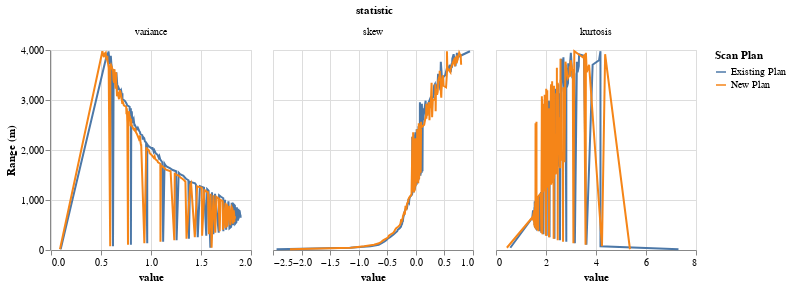

This figure's notebook cell:
### Code cell
alt.Chart(statistics_df).mark_line().encode(
    alt.X('value:Q', sort='-y'),
    alt.Y('range:Q', title='Range (m)'),
    alt.Color('Scan Plan:N')
).properties(
   width=200,
   height=200 
).facet(
    alt.Column(
        'statistic:N',
        sort=['variance', 'skew', 'variance']
    )
).resolve_scale(
    x='independent'
)

### Figure 1 — Vega-Lite specification as saved in the notebook (floating-point values rounded to 4 significant figures; data arrays with more than 128 entries replaced by an {"elided": "..."} marker saying what was removed)
{"config": {"view": {"continuousWidth": 400, "continuousHeight": 300}}, "data": {"name": "data-7ffa477248eb955dad6695a2f89a0798"}, "facet": {"field": "statistic", "sort": ["variance", "skew", "variance"], "type": "nominal"}, "spec": {"mark": "line", "encoding": {"color": {"field": "Scan Plan", "type": "nominal"}, "x": {"field": "value", "sort": "-y", "type": "quantitative"}, "y": {"field": "range", "title": "Range (m)", "type": "quantitative"}}, "height": 200, "width": 200}, "resolve": {"scale": {"x": "independent"}}, "$schema": "https://vega.github.io/schema/vega-lite/v4.17.0.json", "datasets": {"data-7ffa477248eb955dad6695a2f89a0798": {"elided": "798 records"}}}
